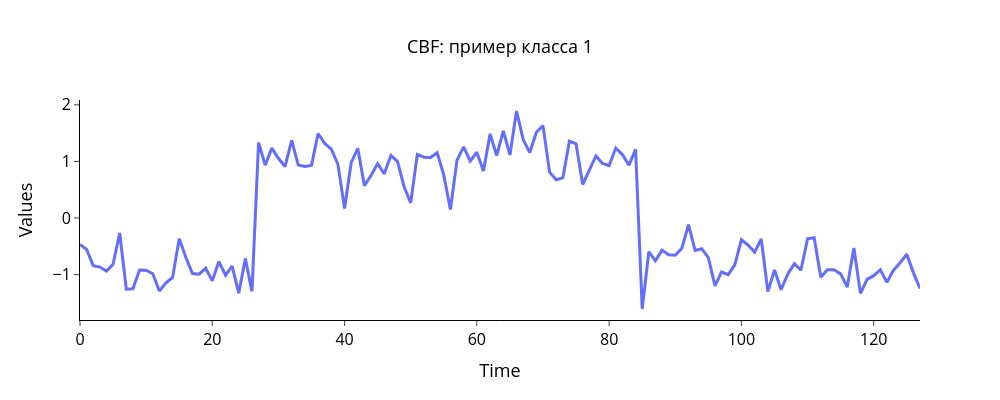
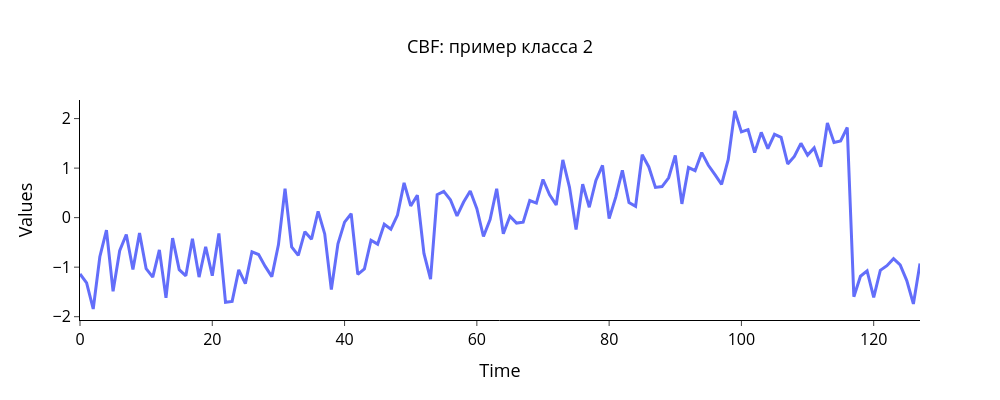
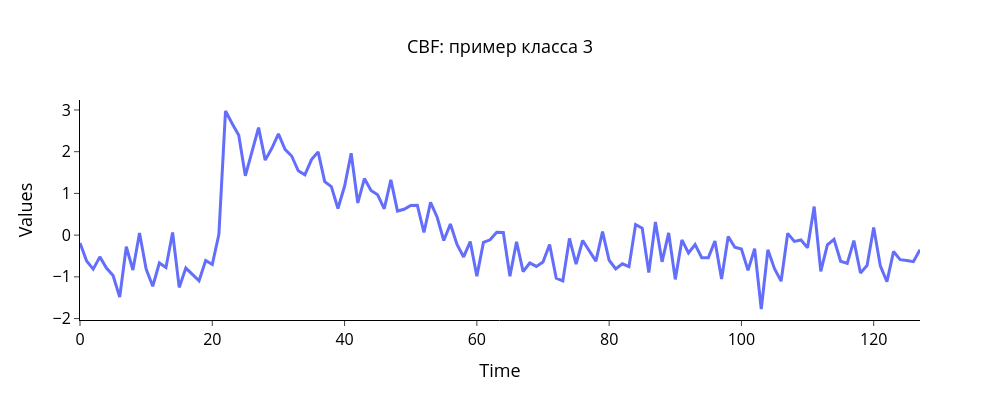

Notebook source saved alongside these figures, in order:
### Markdown cell above
Выполните визуализацию по одному временному ряду из каждого класса. Для этого используйте функцию `plot_ts()` из модуля *plots.py*.

### Code cell
for label in np.unique(cbf_labels):
    plot_ts(cbf_set[cbf_labels == label][:1], f'CBF: пример класса {label}')

### Figure 1 — Plotly figure (JSON) as saved in the notebook; plotly's stock layout.template omitted (floating-point values rounded to 4 significant figures)
{"data": [{"line": {"width": 3}, "name": "Time series 0", "type": "scatter", "x": [0, 1, 2, 3, 4, 5, 6, 7, 8, 9, 10, 11, 12, 13, 14, 15, 16, 17, 18, 19, 20, 21, 22, 23, 24, 25, 26, 27, 28, 29, 30, 31, 32, 33, 34, 35, 36, 37, 38, 39, 40, 41, 42, 43, 44, 45, 46, 47, 48, 49, 50, 51, 52, 53, 54, 55, 56, 57, 58, 59, 60, 61, 62, 63, 64, 65, 66, 67, 68, 69, 70, 71, 72, 73, 74, 75, 76, 77, 78, 79, 80, 81, 82, 83, 84, 85, 86, 87, 88, 89, 90, 91, 92, 93, 94, 95, 96, 97, 98, 99, 100, 101, 102, 103, 104, 105, 106, 107, 108, 109, 110, 111, 112, 113, 114, 115, 116, 117, 118, 119, 120, 121, 122, 123, 124, 125, 126, 127], "y": [-0.4643, -0.555, -0.8428, -0.8659, -0.9364, -0.8173, -0.2636, -1.258, -1.25, -0.9183, -0.9221, -0.9845, -1.288, -1.143, -1.049, -0.3654, -0.6914, -0.9806, -0.9913, -0.8871, -1.11, -0.7687, -1.01, -0.847, -1.328, -0.7129, -1.298, 1.331, 0.9357, 1.236, 1.056, 0.9107, 1.371, 0.9371, 0.9103, 0.9311, 1.494, 1.319, 1.219, 0.9484, 0.169, 0.9774, 1.23, 0.5716, 0.7513, 0.9619, 0.7813, 1.104, 1.0, 0.5507, 0.2689, 1.126, 1.076, 1.072, 1.154, 0.7594, 0.1512, 1.02, 1.257, 1.007, 1.162, 0.83, 1.485, 1.105, 1.539, 1.116, 1.891, 1.39, 1.157, 1.515, 1.634, 0.8103, 0.6767, 0.7094, 1.361, 1.312, 0.5916, 0.8319, 1.097, 0.965, 0.9259, 1.236, 1.122, 0.9347, 1.217, -1.607, -0.5948, -0.7566, -0.5661, -0.6485, -0.6565, -0.5323, -0.115, -0.5732, -0.5412, -0.7001, -1.199, -0.9527, -0.9983, -0.825, -0.3808, -0.4766, -0.6014, -0.3694, -1.299, -0.9184, -1.265, -0.9919, -0.8056, -0.921, -0.3662, -0.3464, -1.047, -0.9147, -0.9116, -0.9868, -1.219, -0.5296, -1.331, -1.084, -1.018, -0.916, -1.134, -0.9202, -0.7894, -0.6387, -0.9637, -1.245]}], "layout": {"height": 400, "legend": {"font": {"color": "black", "size": 16}}, "paper_bgcolor": "rgba(0,0,0,0)", "plot_bgcolor": "rgba(0,0,0,0)", "title": {"font": {"color": "black", "size": 18}, "text": "CBF: пример класса 1", "x": 0.5, "xanchor": "center", "y": 0.9, "yanchor": "top"}, "width": 1000, "xaxis": {"linecolor": "#000", "linewidth": 1, "showgrid": false, "tickfont": {"color": "black", "size": 16}, "ticks": "outside", "tickwidth": 1, "title": {"font": {"color": "black", "size": 18}, "text": "Time"}}, "yaxis": {"linecolor": "#000", "linewidth": 1, "showgrid": false, "tickfont": {"color": "black", "size": 16}, "ticks": "outside", "tickwidth": 1, "title": {"font": {"color": "black", "size": 18}, "text": "Values"}, "zeroline": false}}}

### Figure 2 — Plotly figure (JSON) as saved in the notebook; plotly's stock layout.template omitted (floating-point values rounded to 4 significant figures)
{"data": [{"line": {"width": 3}, "name": "Time series 0", "type": "scatter", "x": [0, 1, 2, 3, 4, 5, 6, 7, 8, 9, 10, 11, 12, 13, 14, 15, 16, 17, 18, 19, 20, 21, 22, 23, 24, 25, 26, 27, 28, 29, 30, 31, 32, 33, 34, 35, 36, 37, 38, 39, 40, 41, 42, 43, 44, 45, 46, 47, 48, 49, 50, 51, 52, 53, 54, 55, 56, 57, 58, 59, 60, 61, 62, 63, 64, 65, 66, 67, 68, 69, 70, 71, 72, 73, 74, 75, 76, 77, 78, 79, 80, 81, 82, 83, 84, 85, 86, 87, 88, 89, 90, 91, 92, 93, 94, 95, 96, 97, 98, 99, 100, 101, 102, 103, 104, 105, 106, 107, 108, 109, 110, 111, 112, 113, 114, 115, 116, 117, 118, 119, 120, 121, 122, 123, 124, 125, 126, 127], "y": [-1.136, -1.319, -1.845, -0.7887, -0.2517, -1.488, -0.6688, -0.3404, -1.046, -0.3122, -1.031, -1.201, -0.6505, -1.62, -0.4128, -1.051, -1.175, -0.4278, -1.2, -0.5873, -1.173, -0.3188, -1.71, -1.692, -1.055, -1.332, -0.6898, -0.745, -0.9839, -1.191, -0.549, 0.5849, -0.5923, -0.7628, -0.283, -0.4354, 0.1262, -0.329, -1.454, -0.5281, -0.09095, 0.07906, -1.144, -1.034, -0.4559, -0.5355, -0.1335, -0.2343, 0.0517, 0.702, 0.2365, 0.4519, -0.7224, -1.243, 0.4619, 0.5319, 0.3612, 0.03541, 0.3154, 0.5394, 0.1816, -0.3812, -0.03868, 0.5843, -0.324, 0.02854, -0.1102, -0.09085, 0.3444, 0.2937, 0.7699, 0.4619, 0.2567, 1.165, 0.6177, -0.2402, 0.6736, 0.2098, 0.7511, 1.056, -0.01986, 0.414, 0.9553, 0.3031, 0.2268, 1.27, 1.024, 0.6107, 0.6277, 0.8048, 1.258, 0.2782, 1.012, 0.9482, 1.313, 1.057, 0.868, 0.6729, 1.17, 2.153, 1.73, 1.776, 1.313, 1.722, 1.394, 1.683, 1.62, 1.084, 1.237, 1.501, 1.262, 1.408, 1.026, 1.911, 1.52, 1.549, 1.82, -1.597, -1.183, -1.074, -1.611, -1.064, -0.9707, -0.8273, -0.9535, -1.27, -1.743, -0.9259]}], "layout": {"height": 400, "legend": {"font": {"color": "black", "size": 16}}, "paper_bgcolor": "rgba(0,0,0,0)", "plot_bgcolor": "rgba(0,0,0,0)", "title": {"font": {"color": "black", "size": 18}, "text": "CBF: пример класса 2", "x": 0.5, "xanchor": "center", "y": 0.9, "yanchor": "top"}, "width": 1000, "xaxis": {"linecolor": "#000", "linewidth": 1, "showgrid": false, "tickfont": {"color": "black", "size": 16}, "ticks": "outside", "tickwidth": 1, "title": {"font": {"color": "black", "size": 18}, "text": "Time"}}, "yaxis": {"linecolor": "#000", "linewidth": 1, "showgrid": false, "tickfont": {"color": "black", "size": 16}, "ticks": "outside", "tickwidth": 1, "title": {"font": {"color": "black", "size": 18}, "text": "Values"}, "zeroline": false}}}

### Figure 3 — Plotly figure (JSON) as saved in the notebook; plotly's stock layout.template omitted (floating-point values rounded to 4 significant figures)
{"data": [{"line": {"width": 3}, "name": "Time series 0", "type": "scatter", "x": [0, 1, 2, 3, 4, 5, 6, 7, 8, 9, 10, 11, 12, 13, 14, 15, 16, 17, 18, 19, 20, 21, 22, 23, 24, 25, 26, 27, 28, 29, 30, 31, 32, 33, 34, 35, 36, 37, 38, 39, 40, 41, 42, 43, 44, 45, 46, 47, 48, 49, 50, 51, 52, 53, 54, 55, 56, 57, 58, 59, 60, 61, 62, 63, 64, 65, 66, 67, 68, 69, 70, 71, 72, 73, 74, 75, 76, 77, 78, 79, 80, 81, 82, 83, 84, 85, 86, 87, 88, 89, 90, 91, 92, 93, 94, 95, 96, 97, 98, 99, 100, 101, 102, 103, 104, 105, 106, 107, 108, 109, 110, 111, 112, 113, 114, 115, 116, 117, 118, 119, 120, 121, 122, 123, 124, 125, 126, 127], "y": [-0.1872, -0.6208, -0.8157, -0.5214, -0.7904, -0.9675, -1.487, -0.2779, -0.8351, 0.05059, -0.8112, -1.226, -0.6684, -0.7767, 0.06406, -1.254, -0.789, -0.9342, -1.094, -0.6079, -0.7027, 0.01832, 2.976, 2.677, 2.396, 1.422, 1.977, 2.578, 1.798, 2.081, 2.428, 2.056, 1.897, 1.543, 1.445, 1.812, 1.996, 1.282, 1.162, 0.6375, 1.171, 1.963, 0.7711, 1.356, 1.069, 0.9662, 0.6315, 1.324, 0.5775, 0.6192, 0.7097, 0.7169, 0.06424, 0.7861, 0.4294, -0.1293, 0.2669, -0.2229, -0.5226, -0.1558, -0.9834, -0.1733, -0.113, 0.06861, 0.06206, -0.9874, -0.1578, -0.8753, -0.6677, -0.7501, -0.6438, -0.2263, -1.033, -1.097, -0.07963, -0.6968, -0.1288, -0.3826, -0.6235, 0.08214, -0.6017, -0.808, -0.6865, -0.7563, 0.254, 0.1685, -0.8988, 0.315, -0.6404, 0.05491, -1.061, -0.1145, -0.4284, -0.2269, -0.5411, -0.5397, -0.1408, -1.053, -0.03128, -0.2919, -0.3312, -0.8453, -0.323, -1.771, -0.3525, -0.8055, -1.104, 0.04325, -0.1496, -0.1165, -0.3016, 0.6845, -0.8697, -0.2326, -0.09915, -0.6266, -0.6759, -0.1311, -0.9086, -0.7263, 0.1838, -0.7374, -1.114, -0.394, -0.5879, -0.6082, -0.6365, -0.349]}], "layout": {"height": 400, "legend": {"font": {"color": "black", "size": 16}}, "paper_bgcolor": "rgba(0,0,0,0)", "plot_bgcolor": "rgba(0,0,0,0)", "title": {"font": {"color": "black", "size": 18}, "text": "CBF: пример класса 3", "x": 0.5, "xanchor": "center", "y": 0.9, "yanchor": "top"}, "width": 1000, "xaxis": {"linecolor": "#000", "linewidth": 1, "showgrid": false, "tickfont": {"color": "black", "size": 16}, "ticks": "outside", "tickwidth": 1, "title": {"font": {"color": "black", "size": 18}, "text": "Time"}}, "yaxis": {"linecolor": "#000", "linewidth": 1, "showgrid": false, "tickfont": {"color": "black", "size": 16}, "ticks": "outside", "tickwidth": 1, "title": {"font": {"color": "black", "size": 18}, "text": "Values"}, "zeroline": false}}}
